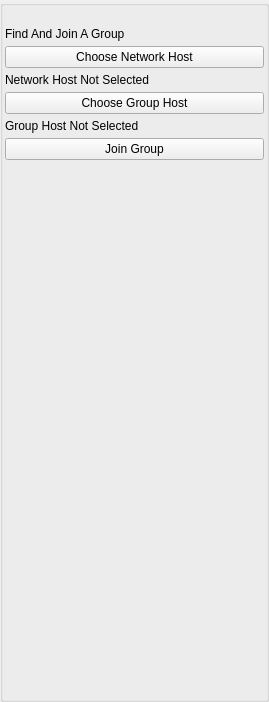
<?xml version="1.0" encoding="UTF-8"?>
<ui version="4.0">
 <class>GroupUserUi</class>
 <widget class="QWidget" name="GroupUserUi">
  <property name="geometry">
   <rect>
    <x>0</x>
    <y>0</y>
    <width>269</width>
    <height>702</height>
   </rect>
  </property>
  <property name="windowTitle">
   <string>Group User</string>
  </property>
  <property name="windowIcon">
   <iconset>
    <normaloff>:/TruthOrDare/Resources/ic_people_normal.png</normaloff>:/TruthOrDare/Resources/ic_people_normal.png</iconset>
  </property>
  <layout class="QVBoxLayout" name="verticalLayout">
   <property name="spacing">
    <number>0</number>
   </property>
   <property name="leftMargin">
    <number>0</number>
   </property>
   <property name="topMargin">
    <number>0</number>
   </property>
   <property name="rightMargin">
    <number>0</number>
   </property>
   <property name="bottomMargin">
    <number>0</number>
   </property>
   <item>
    <widget class="QGroupBox" name="ItemsGroupBox">
     <property name="minimumSize">
      <size>
       <width>0</width>
       <height>0</height>
      </size>
     </property>
     <property name="title">
      <string/>
     </property>
     <layout class="QVBoxLayout" name="verticalLayout_2">
      <property name="spacing">
       <number>5</number>
      </property>
      <property name="leftMargin">
       <number>2</number>
      </property>
      <property name="topMargin">
       <number>2</number>
      </property>
      <property name="rightMargin">
       <number>2</number>
      </property>
      <property name="bottomMargin">
       <number>2</number>
      </property>
      <item>
       <widget class="QLabel" name="m_StatusLabel">
        <property name="text">
         <string notr="true"/>
        </property>
       </widget>
      </item>
      <item>
       <widget class="QLabel" name="SearchLabel">
        <property name="text">
         <string>Find And Join A Group</string>
        </property>
        <property name="wordWrap">
         <bool>true</bool>
        </property>
       </widget>
      </item>
      <item>
       <widget class="QPushButton" name="m_NetworkHostButton">
        <property name="text">
         <string>Choose Network Host</string>
        </property>
       </widget>
      </item>
      <item>
       <widget class="QLabel" name="m_NetHostLabel">
        <property name="text">
         <string>Network Host Not Selected</string>
        </property>
       </widget>
      </item>
      <item>
       <widget class="QPushButton" name="m_GroupHostButton">
        <property name="text">
         <string>Choose Group Host</string>
        </property>
       </widget>
      </item>
      <item>
       <widget class="QLabel" name="m_GroupHostLabel">
        <property name="text">
         <string>Group Host Not Selected</string>
        </property>
       </widget>
      </item>
      <item>
       <widget class="QPushButton" name="m_ConnectToHostButton">
        <property name="sizePolicy">
         <sizepolicy hsizetype="Minimum" vsizetype="Preferred">
          <horstretch>0</horstretch>
          <verstretch>0</verstretch>
         </sizepolicy>
        </property>
        <property name="minimumSize">
         <size>
          <width>0</width>
          <height>0</height>
         </size>
        </property>
        <property name="text">
         <string>Join Group</string>
        </property>
       </widget>
      </item>
      <item>
       <widget class="QLabel" name="m_GroupUserStatusLabel">
        <property name="font">
         <font>
          <pointsize>10</pointsize>
         </font>
        </property>
        <property name="text">
         <string/>
        </property>
       </widget>
      </item>
      <item>
       <widget class="FriendListWidget" name="friendListWidget" native="true">
        <property name="sizePolicy">
         <sizepolicy hsizetype="Expanding" vsizetype="Expanding">
          <horstretch>0</horstretch>
          <verstretch>0</verstretch>
         </sizepolicy>
        </property>
       </widget>
      </item>
     </layout>
    </widget>
   </item>
  </layout>
 </widget>
 <customwidgets>
  <customwidget>
   <class>FriendListWidget</class>
   <extends>QWidget</extends>
   <header>FriendListWidget.h</header>
   <container>1</container>
  </customwidget>
 </customwidgets>
 <resources>
  <include location="../gotvcommon.qrc"/>
 </resources>
 <connections/>
</ui>
